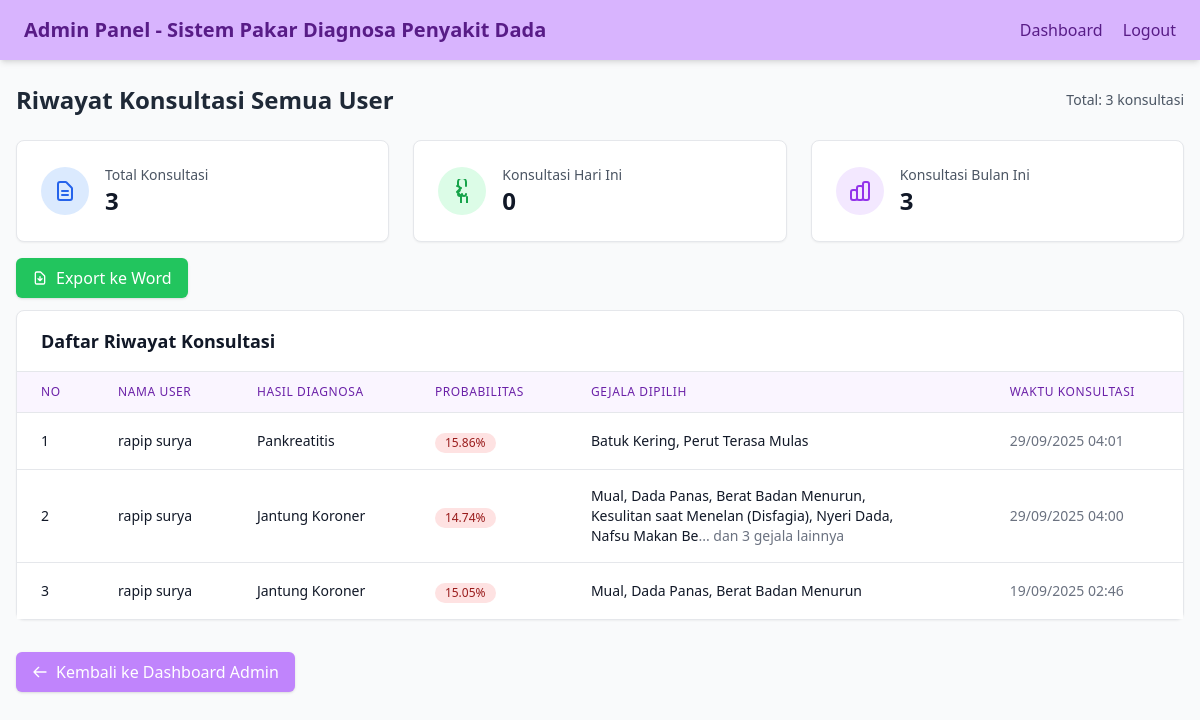
Page /Admin/riwayat_konsultasi.php (signed in) on the committed database.
### tables this page shows
CREATE TABLE `riwayat_konsultasi` (
  `id_riwayat` int NOT NULL,
  `id_user` int NOT NULL,
  `gejala_dipilih` text NOT NULL,
  `hasil_diagnosa` varchar(255) NOT NULL,
  `probabilitas` float NOT NULL,
  `kode_penyakit` varchar(10) DEFAULT NULL,
  `waktu_konsultasi` timestamp NULL DEFAULT CURRENT_TIMESTAMP
);

CREATE TABLE `user` (
  `id_user` int NOT NULL,
  `nama` varchar(100) NOT NULL,
  `username` varchar(50) NOT NULL,
  `password` varchar(255) NOT NULL,
  `role` enum('admin','user','pakar') NOT NULL
);

### Admin/riwayat_konsultasi.php (the view, shortened to what this page needs)
<?php
    include '../Auth/connect.php';
    $penyakit = [];
    $sqlPenyakit = "SELECT kode_penyakit, nama_penyakit FROM penyakit";
    $resultPenyakit = $conn->query($sqlPenyakit);
    while ($row = $resultPenyakit->fetch_assoc()) {
        $penyakit[$row['kode_penyakit']] = $row['nama_penyakit'];
    }
    $totalPenyakit = count($penyakit);
    $daftarGejala = [];
    $sqlGejala = "SELECT kode_gejala, nama_gejala FROM gejala";
    $resultGejala = $conn->query($sqlGejala);
    while ($row = $resultGejala->fetch_assoc()) {
        $daftarGejala[$row['kode_gejala']] = $row['nama_gejala'];
    }
    $totalGejala = count($daftarGejala);
    $relasiPenyakitGejala = [];
    $sqlRelasi = "SELECT kode_penyakit, kode_gejala FROM penyakit_gejala";
    $resultRelasi = $conn->query($sqlRelasi);
    while ($row = $resultRelasi->fetch_assoc()) {
        if (!isset($relasiPenyakitGejala[$row['kode_penyakit']])) {
            $relasiPenyakitGejala[$row['kode_penyakit']] = [];
        }
        $relasiPenyakitGejala[$row['kode_penyakit']][] = $row['kode_gejala'];
    }
    function hitungProbabilitasNaiveBayes($gejalaDipilih, $relasiPenyakitGejala, $totalPenyakit, $totalGejala, $penyakit) {
        $hasilPerhitungan = [];
        foreach ($penyakit as $kodePenyakit => $namaPenyakit) {
            $priorProbability = 1 / $totalPenyakit;
            $posteriorProbability = $priorProbability;
            foreach ($gejalaDipilih as $gejala) {
                $nc = in_array($gejala, $relasiPenyakitGejala[$kodePenyakit] ?? []) ? 1 : 0;
                $n = 1;
                $m = $totalGejala;
                $p = $priorProbability;
                $likelihood = (($nc + $m) * $p) / ($n + $m);
                $posteriorProbability *= $likelihood;
            }
            $hasilPerhitungan[$kodePenyakit] = $posteriorProbability;
        }
        return $hasilPerhitungan;
    }
    function normalisasiProbabilitas($hasilPerhitungan, $kodePenyakitTarget) {
        $totalProb = array_sum($hasilPerhitungan);
        if ($totalProb > 0 && isset($hasilPerhitungan[$kodePenyakitTarget])) {
            return ($hasilPerhitungan[$kodePenyakitTarget] / $totalProb) * 100;
        }
        return 0;
    }
    $sql = "SELECT r.*, u.nama
            FROM riwayat_konsultasi r
            JOIN user u ON r.id_user = u.id_user
            ORDER BY r.waktu_konsultasi DESC";
    $result = $conn->query($sql);
    $riwayat = [];
    if ($result->num_rows > 0) {
        while ($row = $result->fetch_assoc()) {
            $gejalaDipilih = json_decode($row['gejala_dipilih']);
            $hasilPerhitungan = hitungProbabilitasNaiveBayes(
                $gejalaDipilih,
                $relasiPenyakitGejala,
                $totalPenyakit,
                $totalGejala,
                $penyakit
            );
            if (isset($row['kode_penyakit'])) {
                $probabilitasNormalisasi = normalisasiProbabilitas($hasilPerhitungan, $row['kode_penyakit']);
            } else {
                $totalProb = array_sum($hasilPerhitungan);
                $probabilitasNormalisasi = ($totalProb > 0) ? ($row['probabilitas'] / $totalProb) * 100 : 0;
            }
            $row['probabilitas_normalized'] = $probabilitasNormalisasi;
            $riwayat[] = $row;
        }
    }
    $totalKonsultasi = count($riwayat);
    $konsultasiHariIni = 0;
    $konsultasiBulanIni = 0;
    foreach ($riwayat as $r) {
        $waktuKonsultasi = strtotime($r['waktu_konsultasi']);
        $bulanIni = strtotime(date('Y-m-01'));
        if ($waktuKonsultasi >= $bulanIni) {
            $konsultasiBulanIni++;
        }
    }
?>
<!DOCTYPE html>
<html lang="id">
    <head>
        <script src="https://cdn.tailwindcss.com"></script>
    </head>
    <body class="bg-gray-50 text-gray-800">
        <nav class="flex items-center justify-between bg-purple-300 text-purple-900 px-6 py-4 shadow-md">
            <h2 class="text-xl font-bold">Admin Panel - Sistem Pakar Diagnosa Penyakit Dada</h2>
            <div class="space-x-4">
                <a href="dashboard_admin.php" class="hover:underline font-medium">Dashboard</a>
                <a href="../Auth/logout.php" class="hover:underline font-medium">Logout</a>
            </div>
        </nav>
        <div class="max-w-7xl mx-auto px-4 py-6">
            <div class="flex items-center justify-between mb-6">
                <h1 class="text-2xl font-semibold">Riwayat Konsultasi Semua User</h1>
                <div class="flex items-center space-x-4">
                    <div class="text-sm text-gray-600">
                        Total: <?= $totalKonsultasi ?> konsultasi
                    </div>
                </div>
            </div>
            <div class="grid grid-cols-1 md:grid-cols-3 gap-6 mb-4">
                <div class="bg-white p-6 rounded-lg shadow-sm border border-gray-200">
                    <div class="flex items-center">
                        <div class="bg-blue-100 p-3 rounded-full">
                            <svg class="w-6 h-6 text-blue-600" fill="none" stroke="currentColor" viewBox="0 0 24 24">
                                <path stroke-linecap="round" stroke-linejoin="round" stroke-width="2" d="M9 12h6m-6 4h6m2 5H7a2 2 0 01-2-2V5a2 2 0 012-2h5.586a1 1 0 01.707.293l5.414 5.414a1 1 0 01.293.707V19a2 2 0 01-2 2z"></path>
                            </svg>
                        </div>
                        <div class="ml-4">
                            <p class="text-sm font-medium text-gray-600">Total Konsultasi</p>
                            <p class="text-2xl font-semibold text-gray-900"><?= $totalKonsultasi ?></p>
                        </div>
                    </div>
                </div>
                <div class="bg-white p-6 rounded-lg shadow-sm border border-gray-200">
                    <div class="flex items-center">
                        <div class="bg-green-100 p-3 rounded-full">
                            <svg class="w-6 h-6 text-green-600" fill="none" stroke="currentColor" viewBox="0 0 24 24">
                                <path stroke-linecap="round" stroke-linejoin="round" stroke-width="2" d="M8 7V3a4 4 0 118 0v4m-4 8a2 2 0 11-4 0m4 0a2 2 0 104 0m-5 3v6a3 3 0 106 0v-6M7 13a3 3 0 000-6M7 13l4-4M7 13l4 4"></path>
                            </svg>
                        </div>
                        <div class="ml-4">
                            <p class="text-sm font-medium text-gray-600">Konsultasi Hari Ini</p>
                            <p class="text-2xl font-semibold text-gray-900"><?= $konsultasiHariIni ?></p>
                        </div>
                    </div>
                </div>
                <div class="bg-white p-6 rounded-lg shadow-sm border border-gray-200">
                    <div class="flex items-center">
                        <div class="bg-purple-100 p-3 rounded-full">
                        </div>
                        <div class="ml-4">
                            <p class="text-sm font-medium text-gray-600">Konsultasi Bulan Ini</p>
                            <p class="text-2xl font-semibold text-gray-900"><?= $konsultasiBulanIni ?></p>
                        </div>
                    </div>
                </div>
            </div>
            <a href="export_word.php" target="_blank" class="inline-flex items-center px-4 py-2 mb-3 bg-green-500 hover:bg-green-600 text-white font-medium rounded-md shadow transition-colors duration-150">
                    <svg class="w-4 h-4 mr-2" fill="none" stroke="currentColor" viewBox="0 0 24 24">
                        <path stroke-linecap="round" stroke-linejoin="round" stroke-width="2" d="M12 10v6m0 0l-3-3m3 3l3-3m2 8H7a2 2 0 01-2-2V5a2 2 0 012-2h5.586a1 1 0 01.707.293l5.414 5.414a1 1 0 01.293.707V19a2 2 0 01-2 2z"></path>
                    </svg>
                    Export ke Word
            </a>
            <?php if (count($riwayat) > 0): ?>
                <div class="bg-white rounded-lg shadow-sm border border-gray-200">
                    <div class="px-6 py-4 border-b border-gray-200">
                        <h3 class="text-lg font-semibold text-gray-900">Daftar Riwayat Konsultasi</h3>
                    </div>
                    <div class="overflow-x-auto">
                        <table class="min-w-full divide-y divide-gray-200">
                            <thead class="bg-purple-50">
                                <tr>
                                    <th class="px-6 py-3 text-left text-xs font-medium text-purple-800 uppercase tracking-wider">No</th>
                                    <th class="px-6 py-3 text-left text-xs font-medium text-purple-800 uppercase tracking-wider">Nama User</th>
                                    <th class="px-6 py-3 text-left text-xs font-medium text-purple-800 uppercase tracking-wider">Hasil Diagnosa</th>
                                    <th class="px-6 py-3 text-left text-xs font-medium text-purple-800 uppercase tracking-wider">Probabilitas</th>
                                    <th class="px-6 py-3 text-left text-xs font-medium text-purple-800 uppercase tracking-wider">Gejala Dipilih</th>
                                    <th class="px-6 py-3 text-left text-xs font-medium text-purple-800 uppercase tracking-wider">Waktu Konsultasi</th>
                                </tr>
                            </thead>
                            <tbody class="bg-white divide-y divide-gray-200">
                                <?php foreach ($riwayat as $index => $r): ?>
                                    <tr class="hover:bg-purple-25 transition-colors duration-150">
                                        <td class="px-6 py-4 whitespace-nowrap text-sm text-gray-900">
                                            <?= $index + 1; ?>
                                        </td>
                                        <td class="px-6 py-4 whitespace-nowrap">
                                            <div class="text-sm font-medium text-gray-900">
                                                <?= htmlspecialchars($r['nama']); ?>
                                            </div>
                                        </td>
                                        <td class="px-6 py-4 whitespace-nowrap">
                                            <div class="text-sm text-gray-900">
                                                <?= htmlspecialchars($r['hasil_diagnosa']); ?>
                                            </div>
                                        </td>
                                        <td class="px-6 py-4 whitespace-nowrap">
                                            <span class="inline-flex items-center px-2.5 py-0.5 rounded-full text-xs font-medium
                                                <?php
                                                $prob = round($r['probabilitas_normalized'], 2);
                                                if ($prob >= 80) echo 'bg-green-100 text-green-800';
                                                elseif ($prob >= 60) echo 'bg-yellow-100 text-yellow-800';
                                                else echo 'bg-red-100 text-red-800';
                                                ?>">
                                                <?= $prob; ?>%
                                            </span>
                                        </td>
                                        <td class="px-6 py-4">
                                            <div class="text-sm text-gray-900 max-w-xs">
                                                <?php
                                                $gejalaList = json_decode($r['gejala_dipilih']);
                                                $namaGejalaList = [];
                                                foreach ($gejalaList as $kodeGejala) {
                                                    $namaGejalaList[] = isset($daftarGejala[$kodeGejala]) ?
                                                        $daftarGejala[$kodeGejala] : $kodeGejala;
                                                }
                                                $gejalaText = implode(', ', $namaGejalaList);
                                                if (strlen($gejalaText) > 100) {
                                                    echo htmlspecialchars(substr($gejalaText, 0, 100)) . '<span class="text-gray-500">... dan ' . (count($namaGejalaList) - 3) . ' gejala lainnya</span>';
                                                } else {
                                                    echo htmlspecialchars($gejalaText);
                                                }
                                                ?>
                                            </div>
                                        </td>
                                        <td class="px-6 py-4 whitespace-nowrap text-sm text-gray-500">
                                            <?= date('d/m/Y H:i', strtotime($r['waktu_konsultasi'])); ?>
                                        </td>
                                    </tr>
                                <?php endforeach; ?>
                            </tbody>
                        </table>
                    </div>
                </div>
            <?php endif; ?>
            <div class="mt-8">
                <a href="dashboard_admin.php" class="inline-flex items-center px-4 py-2 bg-purple-400 hover:bg-purple-500 text-white font-medium rounded-md shadow transition-colors duration-150">
                    <svg class="w-4 h-4 mr-2" fill="none" stroke="currentColor" viewBox="0 0 24 24">
                        <path stroke-linecap="round" stroke-linejoin="round" stroke-width="2" d="M10 19l-7-7m0 0l7-7m-7 7h18"></path>
                    </svg>
                    Kembali ke Dashboard Admin
                </a>
            </div>
        </div>
    </body>
</html>

### rows in the picture
riwayat_konsultasi: id_user.nama "rapip surya", hasil_diagnosa "Pankreatitis", prob "15.86", gejalaText "Batuk Kering, Perut Terasa Mulas", waktu_konsultasi "29/09/2025 04:01"
riwayat_konsultasi: id_user.nama "rapip surya", hasil_diagnosa "Jantung Koroner", prob "14.74", gejalaText "Mual, Dada Panas, Berat Badan Menurun, Kesulitan saat Menelan (Disfagia), Nyeri Dada, Nafsu Makan Be", count($namaGejalaList) - 3 "3", waktu_konsultasi "29/09/2025 04:00"
riwayat_konsultasi: id_user.nama "rapip surya", hasil_diagnosa "Jantung Koroner", prob "15.05", gejalaText "Mual, Dada Panas, Berat Badan Menurun", waktu_konsultasi "19/09/2025 02:46"

### other values in the picture
$totalKonsultasi "3"
$konsultasiHariIni "0"
$konsultasiBulanIni "3"
